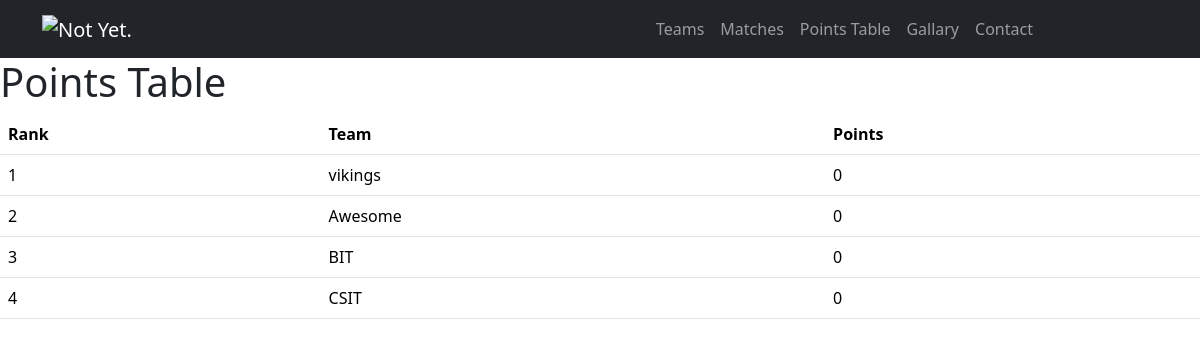
Page /points_table/ on the earlier database version.
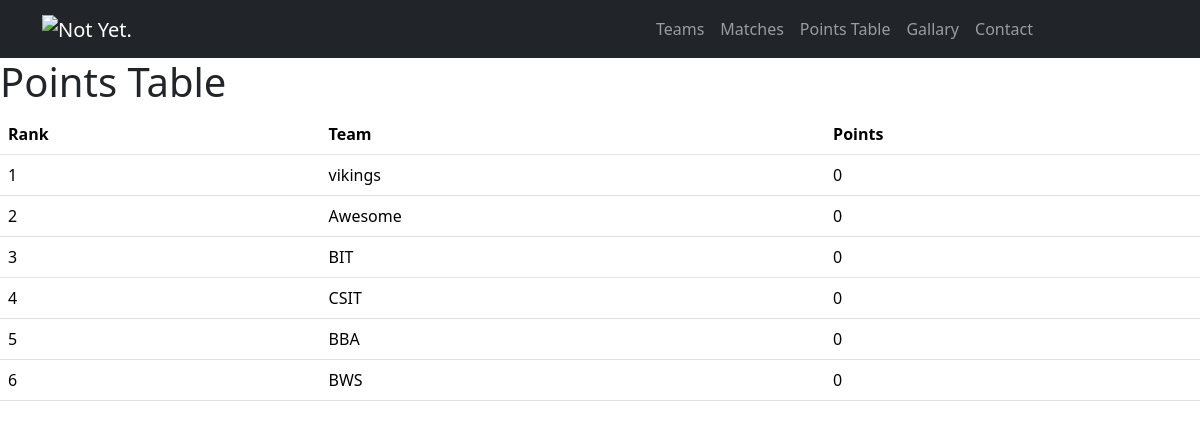
Same page on the later database version.
### tournaments/models.py (models this page shows, shortened)
class Team(models.Model):
    name = models.CharField(max_length=100)
    captain_name = models.CharField(max_length=100)
    captain_phone_number = models.CharField(max_length=15)
    points = models.IntegerField(default=0)

### tournaments/views.py (the view)
# urls.py: path('points_table/', views.points_table),
def points_table(request):
    teams = Team.objects.all().order_by('-points')
    return render(request, 'points_table.html', {'teams': teams})

### tournaments/templates/points_table.html
{% extends 'base.html' %}
{% block content %}
{% load static %}
<h1>Points Table</h1>
<table class="table">
    <thead>
        <tr>
            <th>Rank</th>
            <th>Team</th>
            <th>Points</th>
        </tr>
    </thead>
    <tbody>
        {% for team in teams %}
            <tr>
                <td>{{ forloop.counter }}</td>
                <td>{{ team.name }}</td>
                <td>{{ team.points }}</td>
            </tr>
        {% endfor %}
    </tbody>
</table>
{% endblock %}

Differences in the rows shown:
added Team: name "BBA", points "0"
added Team: name "BWS", points "0"
